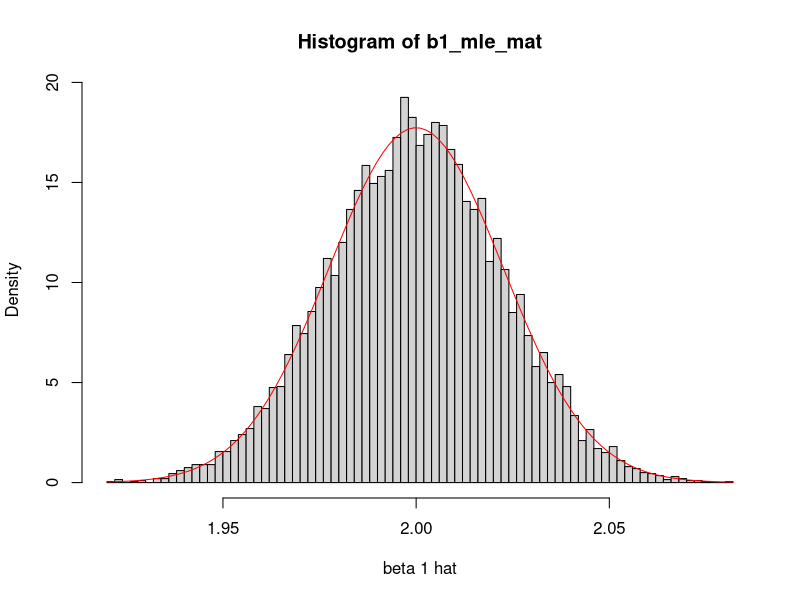

R code for this plot:
####
# Generate N = 1000 Random variables x1,...xn ~ N(0, 5^2)
# 
####
library(stats)
library(graphics)

simp_lm_gen <- function(x_vector, b0, b1, m_sd){
  ei <- rnorm(length(x_vector), 0, m_sd)
  y_vector <- b0 + b1*x_vector + ei
  return(y_vector)
}

mle_b1 <- function(y, x){

  var_x <- var(x)
  var_xy <- var(x, y = y)
  
  return(var_xy / var_x)  
  
}

mle_b0 <- function(y, x, b1){
  return(mean(y) - b1*mean(x))
}


####
# Generate some data from a known linear regression
# calculate the MLE and explore how close/far it is 
# from the real value.
####
q2 <- function(){
  # initial setup
  N <- 1000
  x <- rnorm(N, 0, 5)
  b0 <- 1
  b1 <- 2
  m_sd <- 3.5
  sxx <- sum((x-xbar)^2)
  
  y <- simp_lm_gen(x, b0, b1, m_sd)
  # part 1 - calculate MLE for b0 and b1
  b1_mle <- mle_b1(y,x) # arou
  b0_mle <- mle_b0(y,x, b1)
  print(c('MLE of b0:',  b0_mle)) 
  print(c('b0 true value:', b0))
  print(c('MLE of b1:',  b1_mle))
  print(c('b1 true value:', b1))
  
  # part 2 - plot the data and the estimated line
  plot(x,y)
  abline(b0_mle, b1_mle)
  
  # part 3 - calculate 92% conf interval for b1_mle
  alpha <- 0.92
  error <- qnorm(1-(1-alpha)/2)*m_sd/sqrt(sxx)
  left <- b1_mle - error
  right <- b1_mle + error
  print(c('92% confidence interval: [', left, ',', right,']'))
}

q3 <- function(){
  # setup data
  N <- 1000
  M <- 10000
  x <- rnorm(N, 0, 5)
  xbar <- mean(x)
  sxx <- sum((x-xbar)^2)

  b0 <- 1
  b1 <- 2
  m_sd <- 3.5
  
  y_mat <- replicate(M, simp_lm_gen(x, b0, b1, m_sd))
  
  # Part 1 - calculate b1_mle, plot histogram
  b1_mle_mat <- apply(y_mat, 2, mle_b1, x)
  hist(b1_mle_mat, freq = FALSE,  breaks = 100, xlab = "beta 1 hat") 
  curve(dnorm(x, mean = b1, sd = m_sd/sqrt(sxx)), add = TRUE, col = "red")
  
  # Part 2 - calculate 92% confidence interval 
  # how many estimates of b1 are covered in interval?
  alpha <- 0.92
  error <- qnorm(1-(1-0.92)/2)*m_sd/sqrt(sxx)
  lower_bound <- b1_mle_mat - error
  upper_bound <- b1_mle_mat + error
  contains <- b1 > lower_bound & b1 < upper_bound
  in_conf_int <- sum(contains)/length(contains)  
  print(in_conf_int)  
  
  # Part 3 - predict sd of 
  n_sub <- 10
  y_10 <- y_mat[c(1:n_sub),]
  x_10 <- x[c(1:n_sub)]
  var_hat <- rep(NA, M)
  for (ii in 1:M){
    b1_mle <- mle_b1(y_mat[,ii],x)
    b0_mle <- mle_b0(y_mat[,ii],x,b1_mle)
  
    var_hat[ii] <- sum((y_10[,ii] - b0_mle - b1_mle*x_10)^2) / (n_sub - 2)
  }
  
  print(c('Estimated sd:', sqrt(mean(var_hat)), ' Given sd:', m_sd))
  
#  return(c(y_mat, b1_mle_mat))
  
  
}

#q2()
#list[y_mat, b1_mle_mat] <- q3()
contains <- q3()
